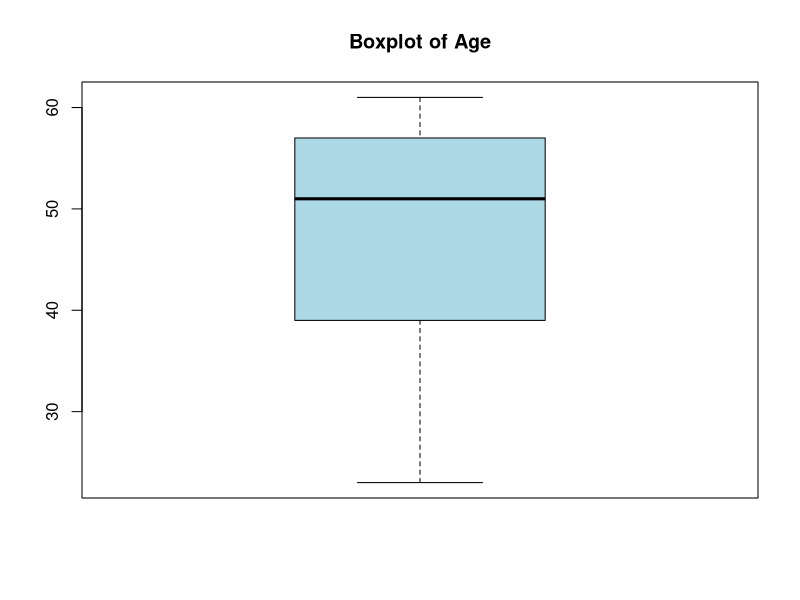
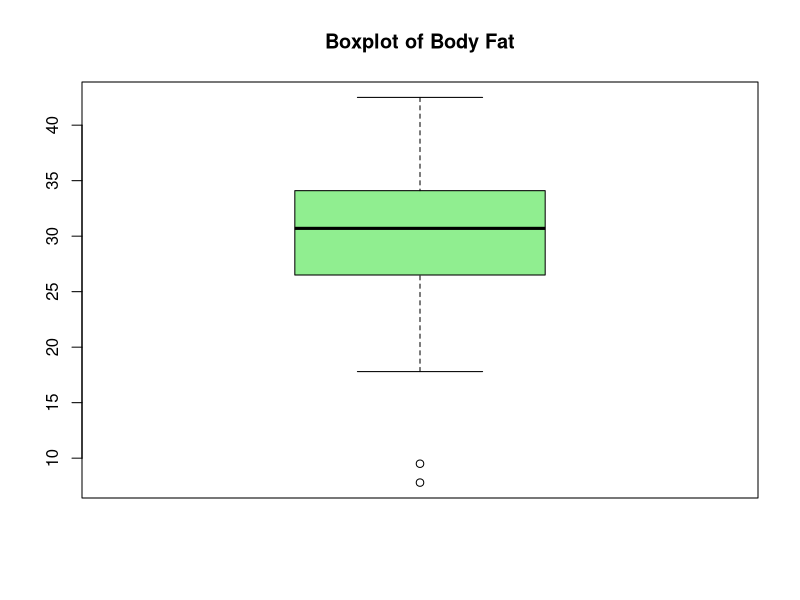
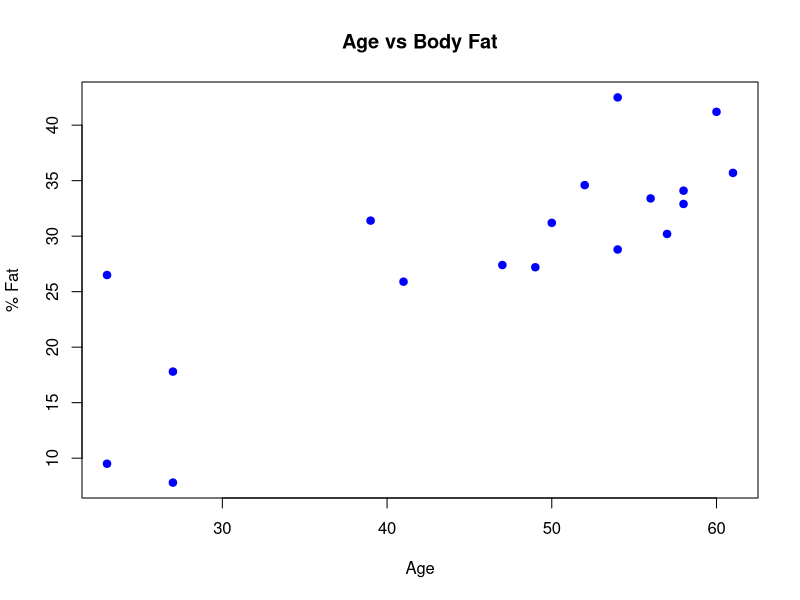
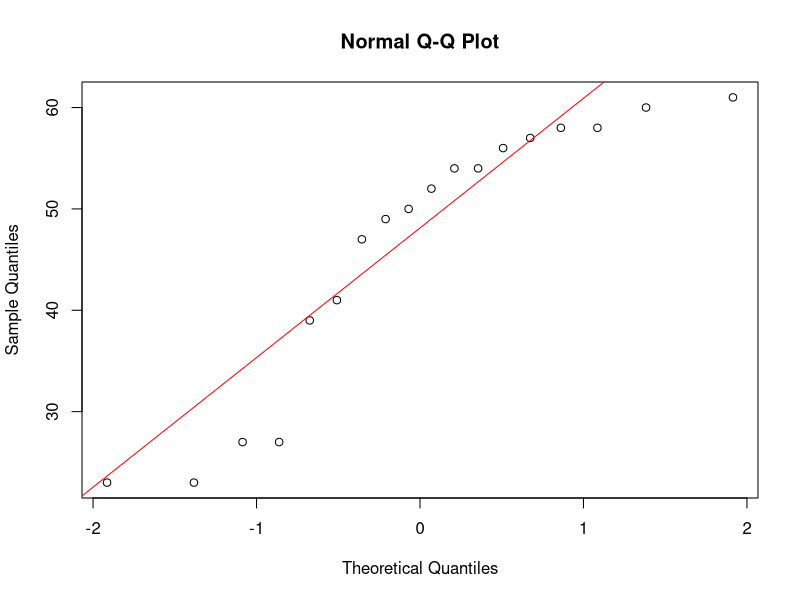
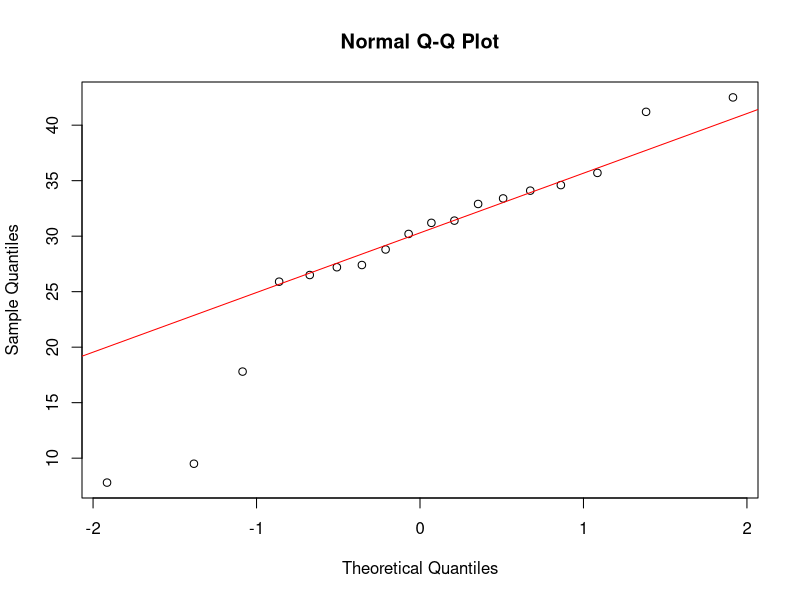

These charts were generated, in order, by the following R code:
# Age data
age <- c(23,23,27,27,39,41,47,49,50,
         52,54,54,56,57,58,58,60,61)

# Body fat data
fat <- c(9.5,26.5,7.8,17.8,31.4,25.9,27.4,27.2,31.2,
         34.6,42.5,28.8,33.4,30.2,34.1,32.9,41.2,35.7)

# (a) Mean, Median, Standard Deviation
cat("Age\n")
cat("Mean =", mean(age), "\n")
cat("Median =", median(age), "\n")
cat("Standard Deviation =", sd(age), "\n\n")

cat("Body Fat\n")
cat("Mean =", mean(fat), "\n")
cat("Median =", median(fat), "\n")
cat("Standard Deviation =", sd(fat), "\n")

# (b) Boxplots
boxplot(age, main="Boxplot of Age", col="lightblue")
boxplot(fat, main="Boxplot of Body Fat", col="lightgreen")

# (c) Scatter Plot
plot(age, fat,
     main="Age vs Body Fat",
     xlab="Age",
     ylab="% Fat",
     pch=19,
     col="blue")

# Q-Q Plots
qqnorm(age)
qqline(age, col="red")

qqnorm(fat)
qqline(fat, col="red")
